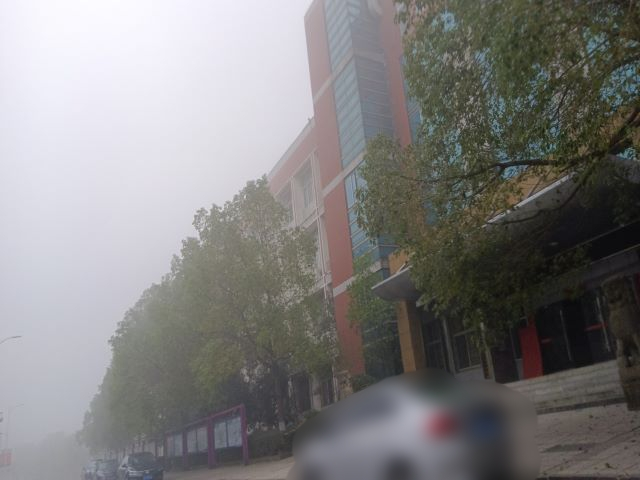
%> input picture Doc/5.jpg, 640 x 480 px
$ octave histogram.m   (GNU Octave 9; MATLAB toolbox functions it lacks are replaced by stand-ins)
%> lines starting %> are read from the running program, lines starting %| are printed output that depends on the picture
clc;
clear;
%读取图片
I = imread('5.jpg');
%> I is the input picture: size 480x640x3 uint8; mean R, G, B 128.3, 127.1, 126.4
%计算灰度图信息
gray_scale = rgb2gray(I);
%计算直方图
[counts,binLocations] = imhist(gray_scale);
%> counts = 256 values, max 2622 at index 230, min 0 at index 1, mean 1200; binLocations = 256 values from 0 to 255
%显示直方图
bar(binLocations,counts);
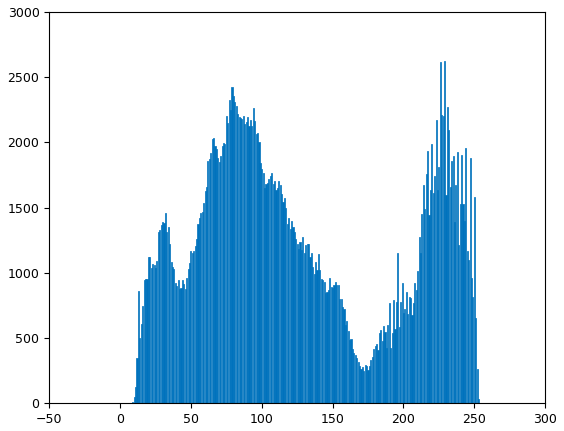
%> figure redrawn from the program's plot data; tallest bar 2622 high, from x = 228.6 to 229.4

$ run again, with Doc/1.jpg copied over Doc/5.jpg
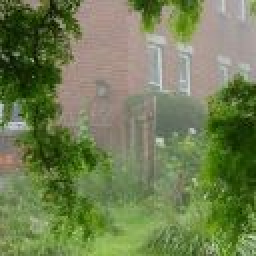
%> input picture Doc/1.jpg, 128 x 128 px (shown 2 times larger)
%> I is the input picture: size 128x128x3 uint8; mean R, G, B 112.4, 126.5, 82.8
%> `gray_scale = rgb2gray(I);`:
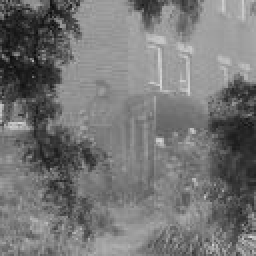
%> gray_scale: size 128x128 uint8 (shown 2 times larger); min 11, max 217, mean 117.3
%> counts = 256 values, max 273 at index 158, min 0 at index 1, mean 64; binLocations = 256 values from 0 to 255
%> `bar(binLocations,counts);`:
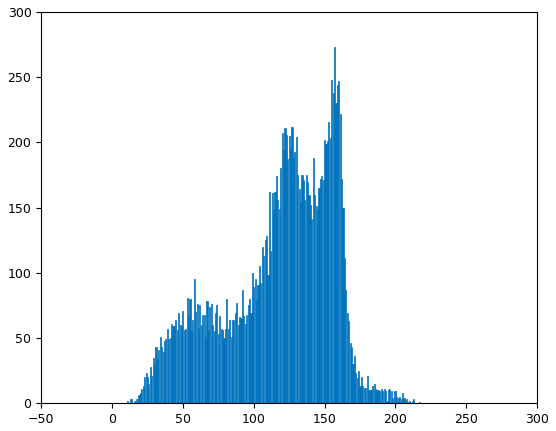
%> figure redrawn from the program's plot data; tallest bar 273 high, from x = 156.6 to 157.4

$ run again, with Doc/2.jpg copied over Doc/5.jpg
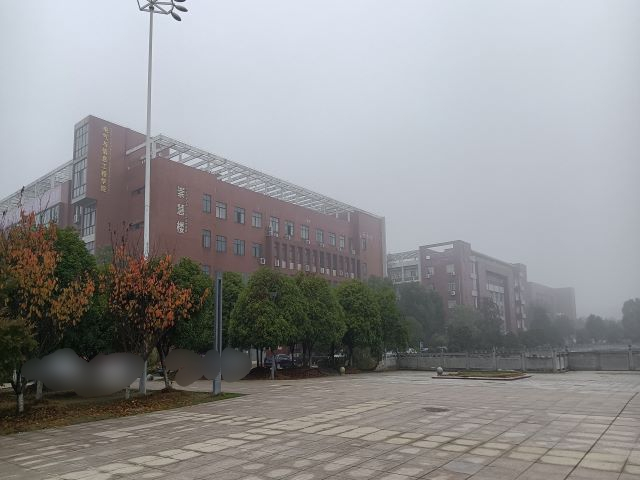
%> input picture Doc/2.jpg, 640 x 480 px
%> I is the input picture: size 480x640x3 uint8; mean R, G, B 144.9, 144.8, 145.9
%> `gray_scale = rgb2gray(I);`:
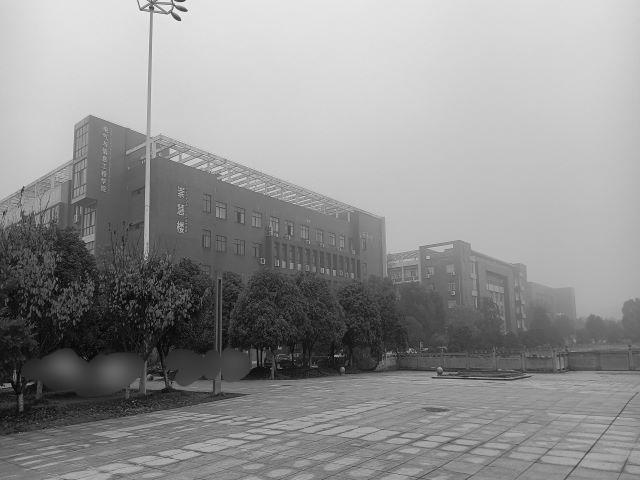
%> gray_scale: size 480x640 uint8; min 1, max 245, mean 145
%> counts = 256 values, max 4540 at index 209, min 0 at index 1, mean 1200; binLocations = 256 values from 0 to 255
%> `bar(binLocations,counts);`:
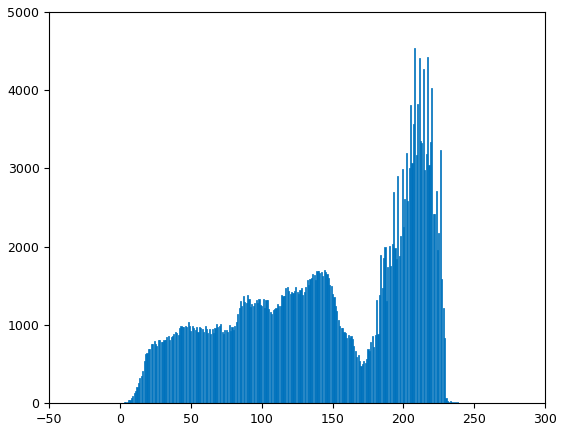
%> figure redrawn from the program's plot data; tallest bar 4540 high, from x = 207.6 to 208.4

$ run again, with Doc/3.jpg copied over Doc/5.jpg
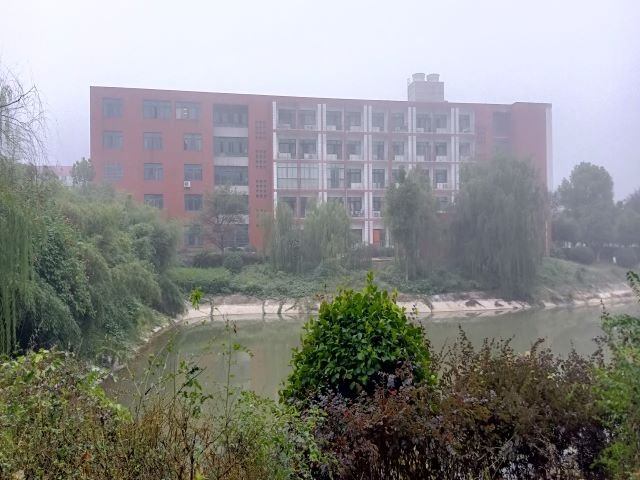
%> input picture Doc/3.jpg, 640 x 480 px
%> I is the input picture: size 480x640x3 uint8; mean R, G, B 138, 138.8, 137
%> `gray_scale = rgb2gray(I);`:
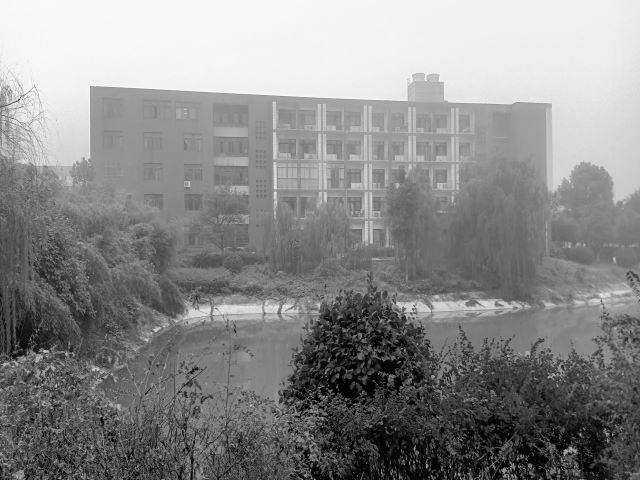
%> gray_scale: size 480x640 uint8; min 0, max 254, mean 138.4
%> counts = 256 values, max 8659 at index 245, min 0 at index 256, mean 1200; binLocations = 256 values from 0 to 255
%> `bar(binLocations,counts);`:
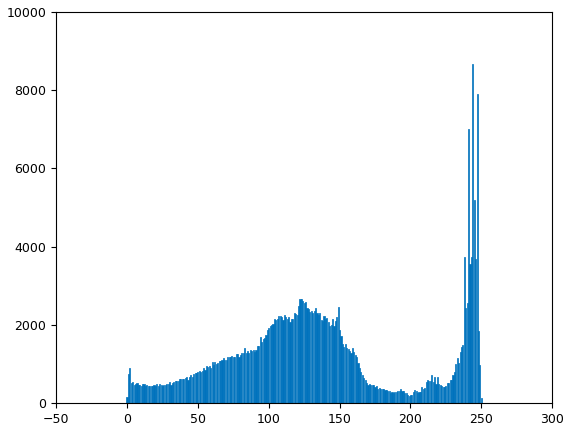
%> figure redrawn from the program's plot data; tallest bar 8659 high, from x = 243.6 to 244.4
